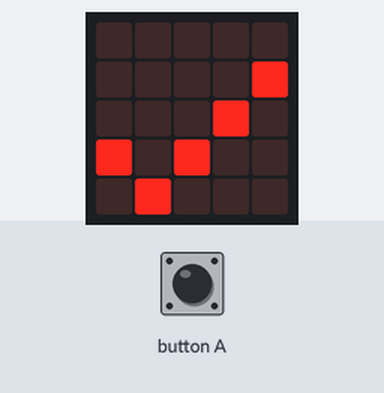
Simulated run of this program. Board: BBC micro:bit (MakeCode). Parts: the board's 5×5 LED display. Inputs (shaded band) come from the test bench. A reset restarts the program.

Above: at 1.8 s.
1.9 s: button A pressed for 0.15 s
At 2.4 s:
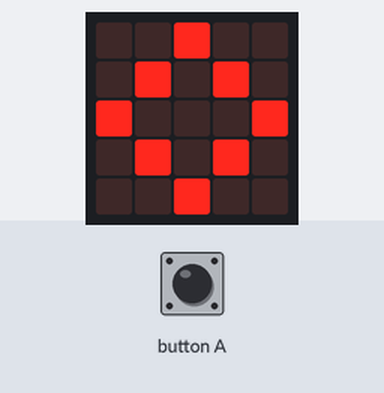
At 4.1 s:
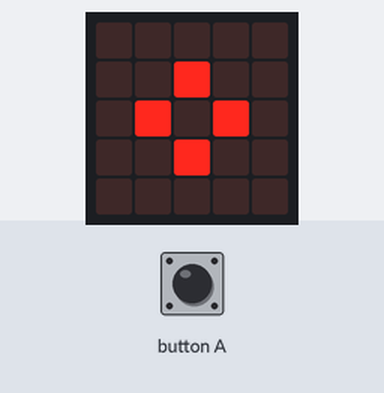
Timing chart, 0 to 5.6 s (numbered marks = the images above; inputs shaded):
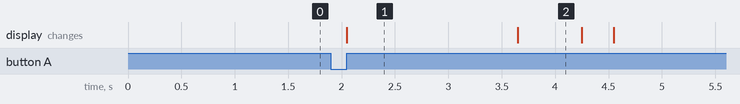

Measured:
- after the input at 1.9 s, the display: changes after 0.15 s (image 1)
- what the display in image 1 shows lasts 1.6 s, from 2.1 s to 3.7 s
- what the display in image 2 shows lasts 0.6 s, from 3.7 s to 4.3 s

The program:

main.ts
```typescript
control.onEvent(EventBusSource.MICROBIT_ID_IO_P0, EventBusValue.MICROBIT_PIN_EVT_PULSE_HI, function () {
    Fente += 1
    Distance.push(Fente / 20 * 9.6 / 100)
    Temps.push(input.runningTimeMicros() / 1000000)
    Variation_distance = Distance[Distance.length - 2] - Distance[Distance.length - 1]
    Variation_temps = Temps[Temps.length - 2] - Temps[Temps.length - 1]
    VItesse = Variation_distance / Variation_temps
    serial.writeString("" + (VItesse))
    serial.writeLine("")
})
input.onButtonPressed(Button.A, function () {
    basic.showIcon(IconNames.Diamond)
    basic.pause(1000)
    basic.showIcon(IconNames.SmallDiamond)
    control.reset()
})
let VItesse = 0
let Variation_temps = 0
let Variation_distance = 0
let Fente = 0
let Temps: number[] = []
let Distance: number[] = []
basic.showIcon(IconNames.Yes)
Distance = []
Temps = []
Fente = 0
```

test.ts
```typescript
// les tests vont ici ; cela ne sera pas compilé si ce paquet est utilisé en tant qu'extension.
```
